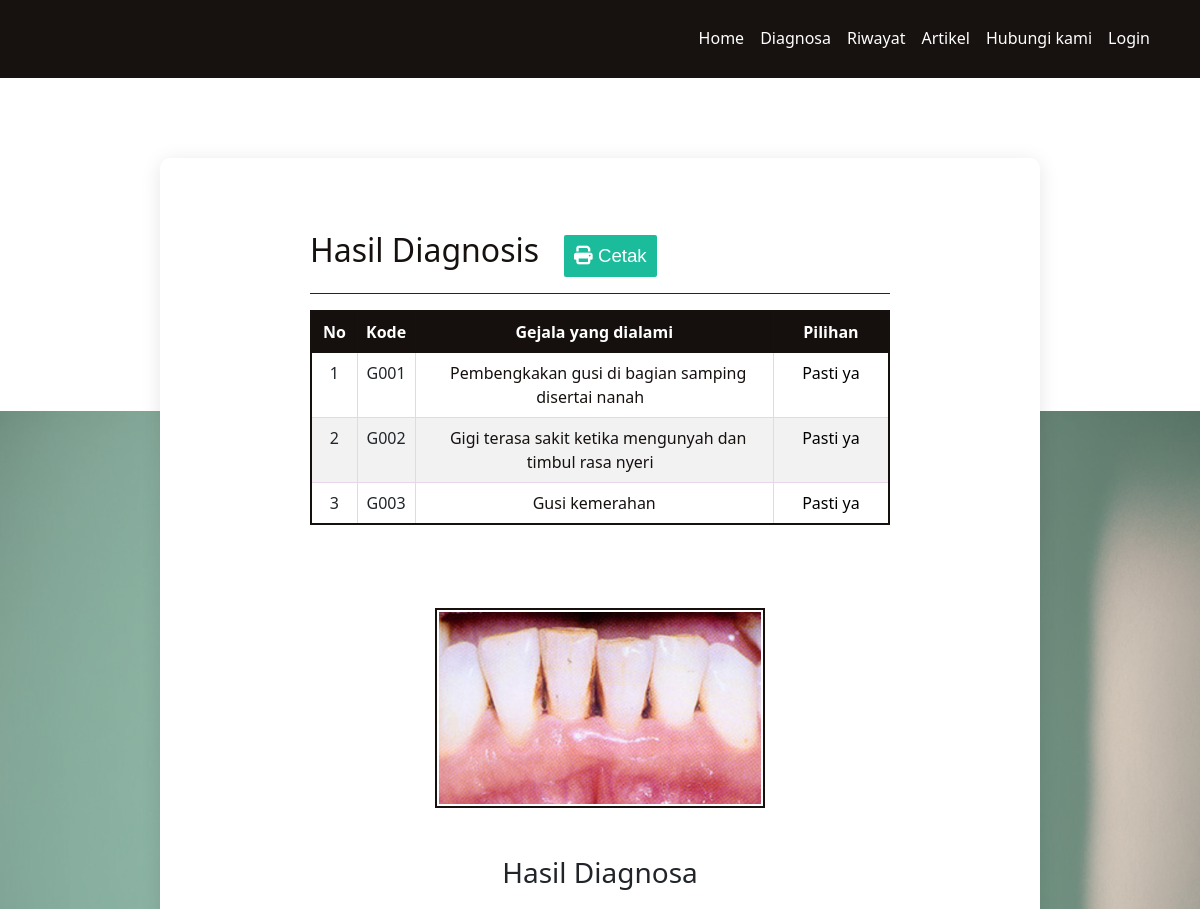
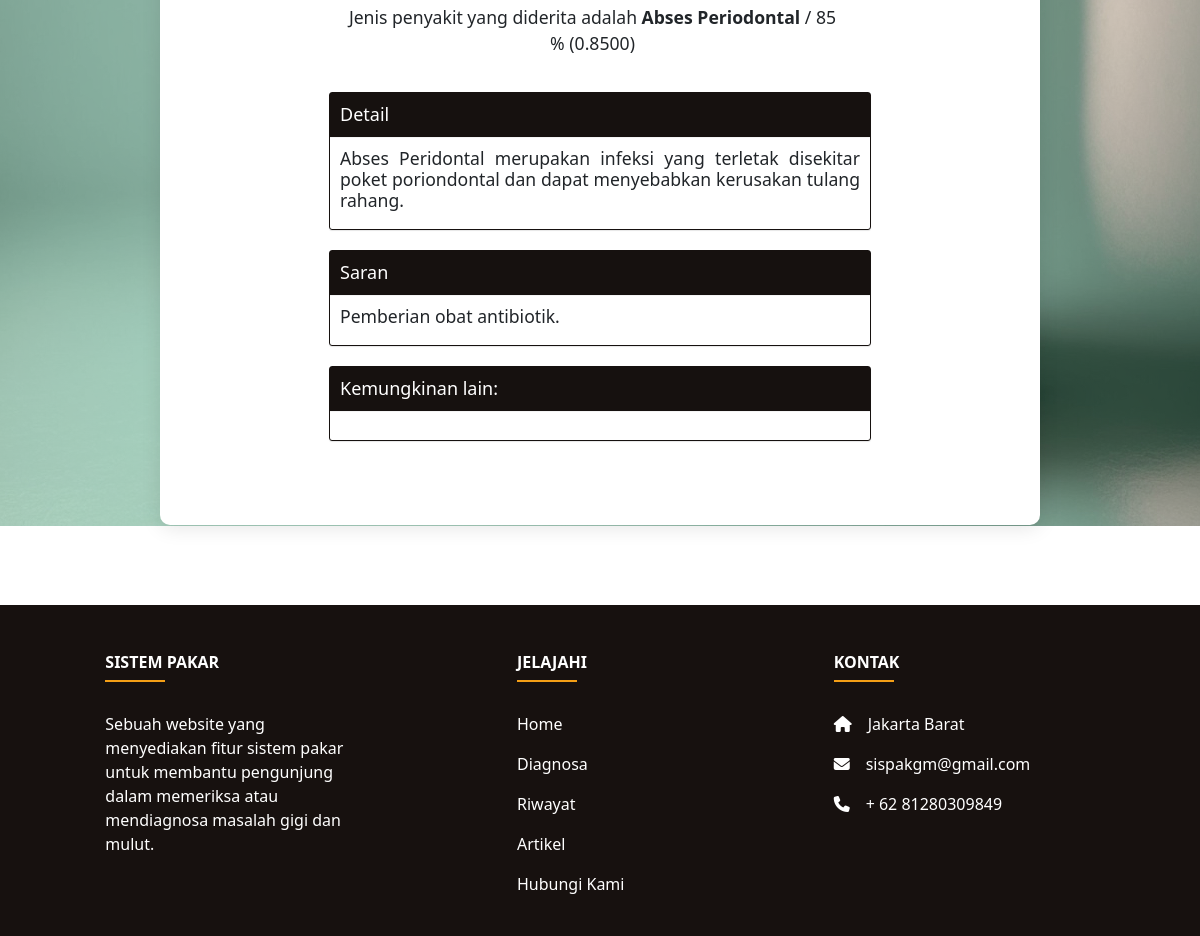
Screenshot of /detail.php?id=1 with the database file from the repository (2 pictures, top to bottom).
### tables this page shows
CREATE TABLE `gejala` (
  `kode_gejala` int(11) NOT NULL,
  `nama_gejala` varchar(500) NOT NULL
);

CREATE TABLE `hasil` (
  `id_hasil` int(11) NOT NULL,
  `tanggal` varchar(50) NOT NULL DEFAULT '0',
  `penyakit` text NOT NULL,
  `gejala` text NOT NULL,
  `hasil_id` int(11) NOT NULL,
  `hasil_nilai` varchar(16) NOT NULL
);

### detail.php (the view, shortened to what this page needs)
<!DOCTYPE html>
<html lang="en">
<head>
    <link href="https://cdn.jsdelivr.net/npm/bootstrap@5.0.2/dist/css/bootstrap.min.css" rel="stylesheet">
    <link rel="stylesheet" href="css/style.css">
</head>
<body class="bodyhasildiag">
    <?php include 'include/navbar.php'; ?>
    <?php
    if ($_GET['id']) {
        $argejala = array();
        $sqlkondisi = mysqli_query($conn, "SELECT * FROM kondisi order by id+0");
        while ($rkondisi = mysqli_fetch_array($sqlkondisi)) {
            $arkondisitext[$rkondisi['id']] = $rkondisi['kondisi'];
        }
        $sqlpkt = mysqli_query($conn, "SELECT * FROM penyakit order by kode_penyakit+0");
        while ($rpkt = mysqli_fetch_array($sqlpkt)) {
            $arpkt[$rpkt['kode_penyakit']] = $rpkt['nama_penyakit'];
            $ardpkt[$rpkt['kode_penyakit']] = $rpkt['det_penyakit'];
            $arspkt[$rpkt['kode_penyakit']] = $rpkt['srn_penyakit'];
            $argpkt[$rpkt['kode_penyakit']] = $rpkt['gambar'];
        }
        $sqlhasil = mysqli_query($conn, "SELECT * FROM hasil where id_hasil=" . $_GET['id']);
        while ($rhasil = mysqli_fetch_array($sqlhasil)) {
            $arpenyakit = unserialize($rhasil['penyakit']);
            $argejala = unserialize($rhasil['gejala']);
        }
        echo "<div class='content hasildiag' id='section-to-print'>
	<h2 class='text text-primary'>Hasil Diagnosis &nbsp;&nbsp;<button id='print' onClick='window.print();' data-toggle='tooltip' data-placement='right' title='Klik tombol ini untuk mencetak hasil diagnosa'><i class='fa fa-print'></i> Cetak</button> </h2>
		  <hr><table class='table table-bordered table-striped diagnosa'>
          <th class='text-center' width=8%>No</th>
          <th class='text-center' width=10%>Kode</th>
          <th class='text-center'>Gejala yang dialami</th>
          <th class='text-center' width=20%>Pilihan</th>
          </tr>";
        $ig = 0;
        foreach ($argejala as $key => $value) {
            $kondisi = $value;
            $ig++;
            $sql4 = mysqli_query($conn, "SELECT * FROM gejala where kode_gejala = '$key'");
            $r4 = mysqli_fetch_array($sql4);
            echo '<tr><td align="center">' . $ig . '</td>';
            echo '<td align="center">G' . str_pad($r4['kode_gejala'], 3, '0', STR_PAD_LEFT) . '</td>';
            echo '<td align="center"><span class="hasil text text-primary">' . $r4['nama_gejala'] . "</span></td>";
            echo '<td align="center"><span class="kondisipilih py-1" style="color:black">' . $arkondisitext[$kondisi] . "</span></td></tr>";
        }
        $np = 0;
        foreach ($arpenyakit as $key => $value) {
            $np++;
            $idpkt[$np] = $key;
            $nmpkt[$np] = $arpkt[$key];
            $vlpkt[$np] = $value;
        }
        if ($argpkt[$idpkt[1]]) {
            $gambar = 'gambar/penyakit/' . $argpkt[$idpkt[1]];
        } else {
            $gambar = 'gambar/noimage.png';
        }
        echo "</table><div class='well well-small'> <div style='text-align: center;'><img class='img-bordered-sm mt-5' src='" . $gambar . "' height=200></div><div style='clear: both;'></div><h3 class='text-center mt-5'>Hasil Diagnosa</h3>";
        echo "<div class='callout callout-default text-center'>Jenis penyakit yang diderita adalah <b>" . $nmpkt[1] . "</b> / " . round($vlpkt[1], 2) * 100 . " % (" . $vlpkt[1] . ")<br>";
        echo "</div><div class='box box-info box-solid'><div class='box-header with-border'><h3 class='box-title'>Detail</h3></div><div class='box-body'><h5 class='textdiagnosis text-justify'>";
        echo $ardpkt[$idpkt[1]];
        echo "</h5></div></div>
          <div class='box box-info box-solid'><div class='box-header with-border'><h3 class='box-title'>Saran</h3></div><div class='box-body'><h5 class='textdiagnosis text-justify'>";
        echo $arspkt[$idpkt[1]];
        echo "</h5></div></div>
          <div class='box box-info box-solid'><div class='box-header with-border'><h3 class='box-title'>Kemungkinan lain:</h3></div><div class='box-body'><h5>";
        echo "</div></div></div>
		  </div>";
    }
    ?>
    <?php include 'include/footer.php'; ?>
</body>
</html>

### css/style.css (style rules this page uses)
html { scroll-behavior: smooth; }
hr { opacity: 1; }
span.hasil { padding: 8px; }
table.diagnosa th { background-color: #16110f; color: #fff; }
table.diagnosa { border: 2px solid #16110f; }
table.table-bordered.diagnosa th { border: 1px solid #16110f; }
table.table-bordered.diagnosa td { border: 1px solid #e9d5eb; }
.well { overflow: hidden; }
.well { min-height: 20px; padding: 19px; margin-bottom: 20px; border-radius: 4px; }
#print { border-bottom: 0; border-top: 0; border-left: 0; border-right: 0; text-decoration: none; font-family: sans-serif; font-size: 14pt; background-color: #1abc9c; color: #FFF; border-radius: 2px; text-align: center; padding: 10px; margin-top: 5px; }
.text-primary { color: #16110f!important; }
.box { position: relative; border-radius: 3px; background: #ffffff; border-top: 3px solid #d2d6de; margin-bottom: 20px; width: 100%; box-shadow: 0 1px 1px rgba(0, 0, 0, 0.1) }
.box.box-solid.box-info { border: 1px solid #16110f; }
.box.box-solid.box-info>.box-header { color: #fff; background: #16110f; background-color: #16110f; }
.box-header.with-border { border-bottom: 1px solid #f4f4f4; }
.box-body { border-top-left-radius: 0; border-top-right-radius: 0; border-bottom-right-radius: 3px; border-bottom-left-radius: 3px; padding: 10px; }
.box-header>.fa, .box-header>.glyphicon, .box-header>.ion, .box-header .box-title { display: inline-block; font-size: 18px; margin: 0; line-height: 1; }
.box-header { color: #444; display: block; padding: 10px; position: relative; }
.callout { border-radius: 3px; margin: 0 0 20px 0; padding: 15px 30px 15px 15px; font-size: 1.1rem; }
.img-bordered-sm { border: 2px solid #16110f; padding: 2px; }
h5.textdiagnosis { font-weight: 500; font-size: 1.1rem!important; }
.text-justify { text-align: justify !important; }
.hasildiag { background: #fff; border-radius: 10px; overflow: hidden; padding: 72px 150px 25px 150px; box-shadow: 0 3px 20px 0px rgb(0 0 0 / 10%); margin-top: 5rem!important; margin-bottom: 5rem!important; margin-right: 10rem!important; margin-left: 10rem!important; }
.bodyhasildiag { background-image: url(../gambar/Index/diagnosaindex.png); background-repeat: no-repeat; background-attachment: fixed; background-position: center; }

### rows the page displays
gejala: kode_gejala "001", nama_gejala "Pembengkakan gusi di bagian samping disertai nanah"
hasil: gejala "Pasti ya"
gejala: kode_gejala "002", nama_gejala "Gigi terasa sakit ketika mengunyah dan timbul rasa nyeri"
gejala: kode_gejala "003", nama_gejala "Gusi kemerahan"

### other values shown
$nmpkt[1] "Abses Periodontal"
round($vlpkt[1], 2) * 100 "85"
$vlpkt[1] "0.8500"
$ardpkt[$idpkt[1]] "Abses Peridontal merupakan infeksi yang terletak disekitar poket poriondontal dan dapat menyebabkan kerusakan tulang rahang."
$arspkt[$idpkt[1]] "Pemberian obat antibiotik."
